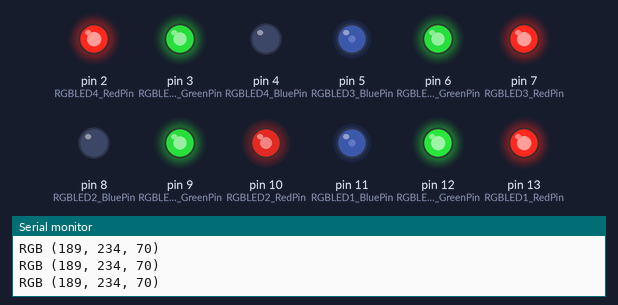
The sketch below on a simulated Arduino Uno, built with avr-gcc and run on an emulated ATmega328P. Parts: output pins drawn as LEDs (lit = HIGH), the last lines printed to the serial monitor.

Above: at 0.05 s.
At 5.0 s:
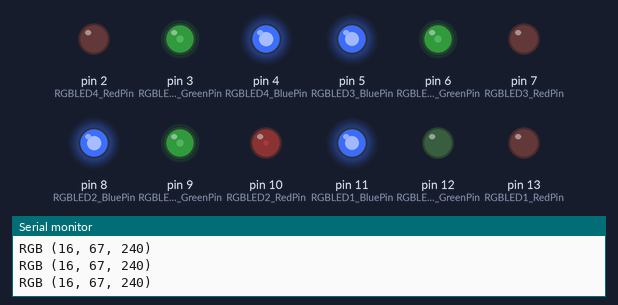
At 7.5 s:
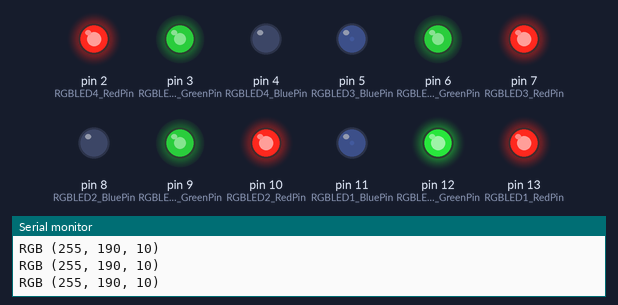
At 10.05 s:
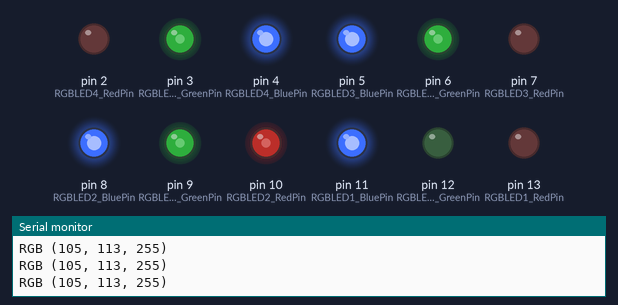
Timing chart, 0 to 13.1 s (numbered marks = the images above):
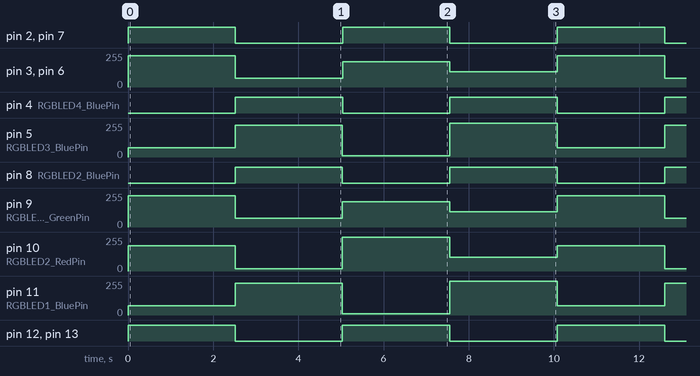

Measured:
- by itself, pin 5 (RGBLED3_BluePin), pin 11 (RGBLED1_BluePin): repeats every 10.1 s: 240/255 2.5 s, 10/255 2.5 s, 255/255 2.5 s, 70/255 2.5 s
- by itself, pin 10 (RGBLED2_RedPin): repeats every 10.1 s: 16/255 2.5 s, 255/255 2.5 s, 105/255 2.5 s, 189/255 2.5 s
- by itself, pin 3 (RGBLED4_GreenPin), pin 6 (RGBLED3_GreenPin), pin 9 (RGBLED2_GreenPin): repeats every 10.1 s: 67/255 2.5 s, 190/255 2.5 s, 113/255 2.5 s, 234/255 2.5 s
- by itself, pin 2 (RGBLED4_RedPin), pin 4 (RGBLED4_BluePin), pin 7 (RGBLED3_RedPin), pin 8 (RGBLED2_BluePin), pin 12 (RGBLED1_GreenPin), pin 13 (RGBLED1_RedPin): alternates HIGH for 2.5 s and LOW for 2.5 s

The sketch:

1_rgb_leds.ino
```cpp
int RGBLED1_RedPin    = 13;
int RGBLED1_GreenPin  = 12;
int RGBLED1_BluePin   = 11;

int RGBLED2_RedPin    = 10;
int RGBLED2_GreenPin  = 9;
int RGBLED2_BluePin   = 8;

int RGBLED3_RedPin    = 7;
int RGBLED3_GreenPin  = 6;
int RGBLED3_BluePin   = 5;

int RGBLED4_RedPin    = 2;
int RGBLED4_GreenPin  = 3;
int RGBLED4_BluePin   = 4;


//int R[4] = {255, 0, 0, 0};
//int G[4] = {0, 255, 0, 0};
//int B[4] = {0, 0, 255, 0};

int R[4] = {189, 16, 255, 105};
int G[4] = {234, 67, 190, 113};
int B[4] = {70, 240, 10, 255};

int wait = 2500;

int pwmled(int RGBLED_RedPin, int RGBLED_GreenPin, int RGBLED_BluePin, int R[4], int G[4], int B[4], int wait, int i) {
    analogWrite(RGBLED_RedPin,  R[i]);
    analogWrite(RGBLED_GreenPin, G[i]);
    analogWrite(RGBLED_BluePin, B[i]);
    Serial.print("RGB (");
    Serial.print(R[i]);
    Serial.print(", ");
    Serial.print(G[i]);
    Serial.print(", ");
    Serial.print(B[i]);
    Serial.println(") ");


}

void setup()
{ Serial.begin(9600); // initialize serial communications at 9600 bps
  pinMode(RGBLED1_RedPin,   OUTPUT);
  pinMode(RGBLED1_GreenPin, OUTPUT);
  pinMode(RGBLED1_BluePin,  OUTPUT);

  pinMode(RGBLED2_RedPin,   OUTPUT);
  pinMode(RGBLED2_GreenPin, OUTPUT);
  pinMode(RGBLED2_BluePin,  OUTPUT);

  pinMode(RGBLED3_RedPin,   OUTPUT);
  pinMode(RGBLED3_GreenPin, OUTPUT);
  pinMode(RGBLED3_BluePin,  OUTPUT);

  pinMode(RGBLED4_RedPin,   OUTPUT);
  pinMode(RGBLED4_GreenPin, OUTPUT);
  pinMode(RGBLED4_BluePin,  OUTPUT);
}

void loop()
{
  for (int i = 0; i < 4; i++) {
  pwmled(RGBLED1_RedPin, RGBLED1_GreenPin, RGBLED1_BluePin, R, G, B, wait,i);
  pwmled(RGBLED2_RedPin, RGBLED2_GreenPin, RGBLED2_BluePin, R, G, B, wait,i);
  pwmled(RGBLED3_RedPin, RGBLED3_GreenPin, RGBLED3_BluePin, R, G, B, wait,i);
  pwmled(RGBLED4_RedPin, RGBLED4_GreenPin, RGBLED4_BluePin, R, G, B, wait,i);
  delay(wait);
  }
}
```
